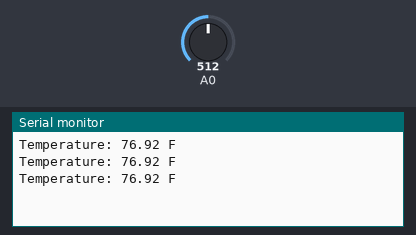
The sketch below on a simulated Arduino Uno, built with avr-gcc and run on an emulated ATmega328P. On the bench: the last lines printed to the serial monitor. The inputs (shaded band) are chosen by the test bench; at power-on: A0 = 512.

Above: at 1.3 s.
1.4 s: A0 set to 716
At 1.9 s:
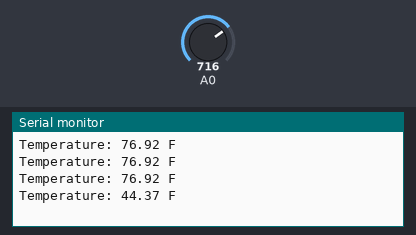
2.9 s: A0 set to 900
At 3.4 s:
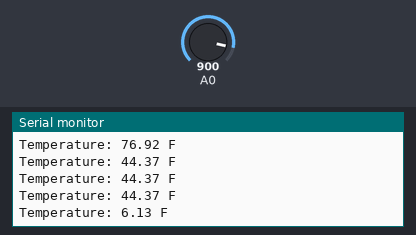
Timing chart, 0 to 5.9 s (numbered marks = the images above; inputs shaded):
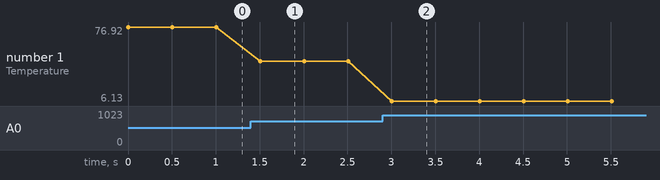

Measured:
- after the input at 1.4 s, the serial monitor: prints a new line after 0.10 s (image 1)
- after the input at 2.9 s, the serial monitor: prints a new line after 0.11 s (image 2)
- plotted number 1: 76.92 → 44.37 after the input at 1.4 s, 44.37 → 6.13 after the input at 2.9 s

The sketch:

IDP_tempsensor.ino
```cpp
//defining macros for constant values
#define RT0 10000   // 10000 ohms
#define B 3900      //Constant taken from data sheet
#define Vs 5    //Supply voltage
#define R 10000  //Resistance of thermistor is 10000 ohms

//defining variables
float RT, VR, lnRfrac, temp, T0, ThermistorOut;

void setup() {
  // put your setup code here, to run once:

  //setting baud rate
  Serial.begin(9600);
  //conversion of room temp from C to K
  T0 = 25 + 273.15;
}

void loop() {
  // put your main code here, to run repeatedly:


  //Reading value from thermistor
  ThermistorOut = analogRead(A0);
  //Converting value to voltage
  //1023 is max value of ADC
  ThermistorOut = (5.00 / 1023.00) * ThermistorOut;
  //Obtaining necessary values for VR and RT
  VR = Vs - ThermistorOut;
  RT = ThermistorOut / (VR / R);

  //Taking ln of r/r0
  lnRfrac = log(RT / RT0);

  //using overall equation to get obtain temperature in kelvin
  temp = (1 / ((lnRfrac / B) + (1 / T0)));
  //converting from K to C
  temp = temp - 273.15;
  //Converting from C to F
  temp = (temp*1.8) + 32;

  //Printing Values to Serial Monitor
  Serial.print("Temperature: ");
  Serial.print(temp);
  Serial.print(" F");
  Serial.println(' ');
  //adding a delay so that values are displayed at a readable speed
  delay(500);
}
```
